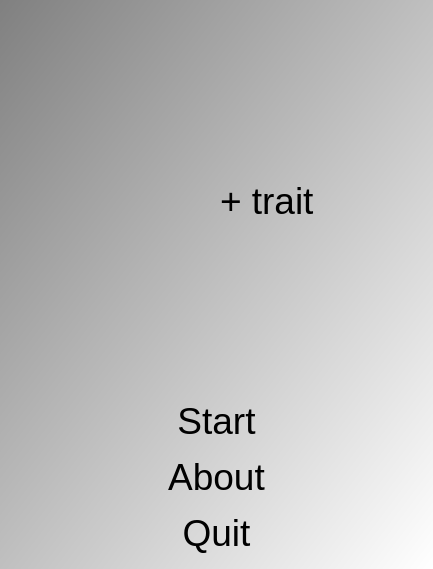
<?xml version="1.0" encoding="UTF-8"?>
<ui version="4.0">
 <class>QtPaperRockScissorsWithTraitMenuDialog</class>
 <widget class="QDialog" name="QtPaperRockScissorsWithTraitMenuDialog">
  <property name="geometry">
   <rect>
    <x>0</x>
    <y>0</y>
    <width>433</width>
    <height>569</height>
   </rect>
  </property>
  <property name="font">
   <font>
    <pointsize>28</pointsize>
   </font>
  </property>
  <property name="windowTitle">
   <string>PaperRockScissorsWithTrait</string>
  </property>
  <property name="styleSheet">
   <string notr="true">QDialog { 
background-color: qlineargradient(x1: 0, y1: 0, x2: 1, y2: 1, stop: 0  #808080, stop: 1 #ffffff);
}
QPushButton { background-color: rgb(255, 255, 255);  }
QPushButton { color: rgb(0,0,0); }
QPushButton { font: 48px, &quot;monospace&quot; }</string>
  </property>
  <layout class="QGridLayout" name="gridLayout">
   <item row="0" column="0">
    <widget class="QLabel" name="image_welcome">
     <property name="text">
      <string/>
     </property>
     <property name="pixmap">
      <pixmap resource="PaperRockScissorsWithTrait.qrc">:/images/PaperRockScissorsWithTrait.png</pixmap>
     </property>
     <property name="alignment">
      <set>Qt::AlignCenter</set>
     </property>
    </widget>
   </item>
   <item row="0" column="1">
    <widget class="QLabel" name="label">
     <property name="text">
      <string>+ trait</string>
     </property>
    </widget>
   </item>
   <item row="1" column="0" colspan="2">
    <widget class="QPushButton" name="button_start">
     <property name="text">
      <string>Start</string>
     </property>
     <property name="flat">
      <bool>true</bool>
     </property>
    </widget>
   </item>
   <item row="2" column="0" colspan="2">
    <widget class="QPushButton" name="button_about">
     <property name="text">
      <string>About</string>
     </property>
     <property name="flat">
      <bool>true</bool>
     </property>
    </widget>
   </item>
   <item row="3" column="0" colspan="2">
    <widget class="QPushButton" name="button_quit">
     <property name="text">
      <string>Quit</string>
     </property>
     <property name="flat">
      <bool>true</bool>
     </property>
    </widget>
   </item>
  </layout>
 </widget>
 <layoutdefault spacing="6" margin="11"/>
 <resources>
  <include location="PaperRockScissorsWithTrait.qrc"/>
 </resources>
 <connections/>
</ui>
